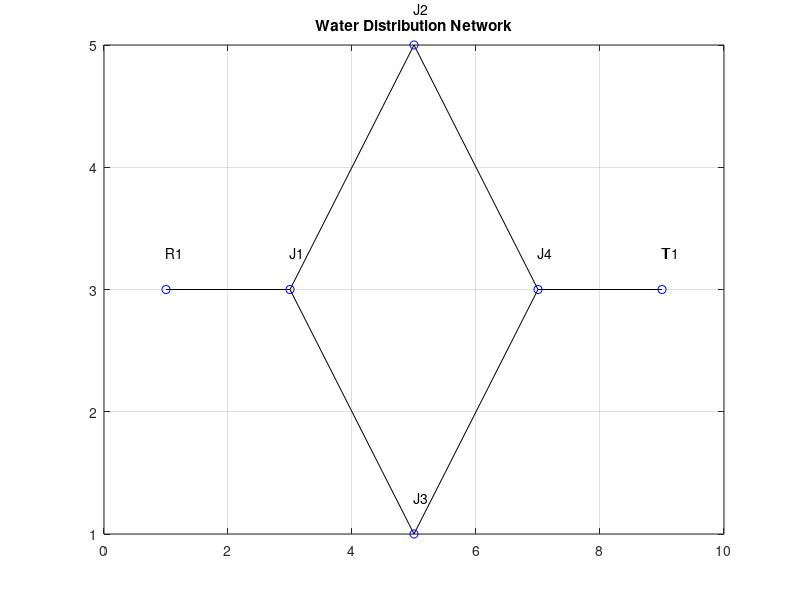

Recreate this plot in MATLAB.
clc;
clear;
close all;

R1 = [1 3];
J1 = [3 3];
J2 = [5 5];
J3 = [5 1];
J4 = [7 3];
T1 = [9 3];

plot([1 3],[3 3],'k');
hold on;
plot([3 5],[3 5],'k');
plot([3 5],[3 1],'k');
plot([5 7],[5 3],'k');
plot([5 7],[1 3],'k');
plot([7 9],[3 3],'k');

plot([1 3 5 5 7 9],[3 3 5 1 3 3],'bo');

text(1,3.3,'R1');
text(3,3.3,'J1');
text(5,5.3,'J2');
text(5,1.3,'J3');
text(7,3.3,'J4');
text(9,3.3,'T1');

title('Water Distribution Network');
grid on;
saveas(gcf,'MyNetworkSketch.png');
